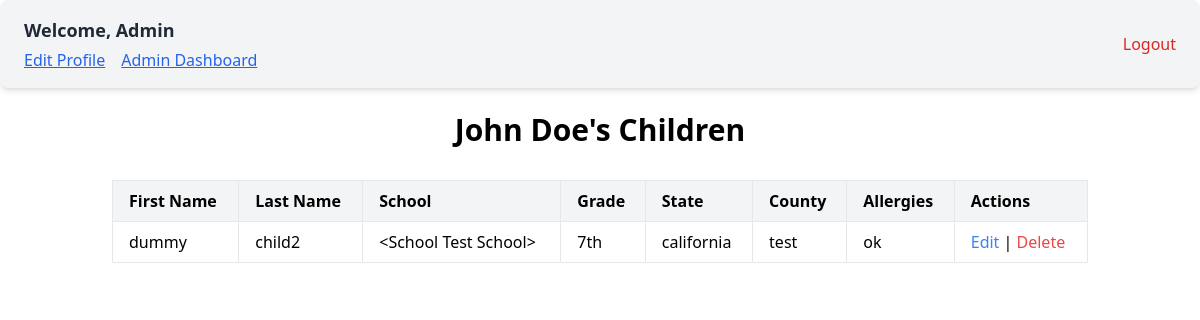
The app's page /childern/2 (signed in) with its own data.
### app/models.py (models this page shows, shortened)
class Parent(UserMixin,db.Model):
    __tablename__ = 'parents'
    id = db.Column(db.Integer, primary_key=True, autoincrement=True)
    email = db.Column(db.String(120), unique=True, nullable=False)
    password_hash = db.Column(db.String(128), nullable=False)
    first_name = db.Column(db.String(50), nullable=False)
    last_name = db.Column(db.String(50), nullable=False)
    address = db.Column(db.String(255), nullable=False)
    state = db.Column(db.String(50), nullable=False)
    city = db.Column(db.String(50), nullable=False)
    zip_code = db.Column(db.String(10), nullable=False)
    is_admin = db.Column(db.Boolean, nullable=False, default=False)
    home_phone = db.Column(db.String(15), nullable=True)
    cell_phone = db.Column(db.String(15), nullable=False)
    work_phone = db.Column(db.String(15), nullable=True)
    children = db.relationship('Child', back_populates='parent', cascade='all, delete-orphan')
    orders = db.relationship('Order', back_populates='parent', cascade='all, delete-orphan')

class Child(db.Model):
    __tablename__ = 'children'
    id = db.Column(db.Integer, primary_key=True, autoincrement=True)
    first_name = db.Column(db.String(50), nullable=False)
    last_name = db.Column(db.String(50), nullable=False)
    state = db.Column(db.String(50), nullable=False)
    county = db.Column(db.String(50), nullable=False)
    grade = db.Column(db.String(20), nullable=False)
    allergies = db.Column(db.Text, nullable=True)
    school_id = db.Column(db.Integer, db.ForeignKey('schools.id'), nullable=False)
    school = db.relationship('School', back_populates='children')
    parent_id = db.Column(db.Integer, db.ForeignKey('parents.id'), nullable=False)
    parent = db.relationship('Parent', back_populates='children')

class School(db.Model):
    __tablename__ = 'schools'
    id = db.Column(db.Integer, primary_key=True, autoincrement=True)
    name = db.Column(db.String(100), nullable=False, unique=True)
    address = db.Column(db.String(255), nullable=False)
    phone_number = db.Column(db.String(15), nullable=False)
    contact_name = db.Column(db.String(100), nullable=False)
    contact_email = db.Column(db.String(120), nullable=False)
    special_instructions = db.Column(db.Text, nullable=True)
    total_students = db.Column(db.Integer, nullable=True)
    children = db.relationship('Child', back_populates='school', cascade='all, delete-orphan')
    def __repr__(self):
        return f"<School {self.name}>"

### app/routes/admin.py (the view)
@admin.route('/childern/<int:id>', methods=['GET'])
@login_required
def childern(id):
    parent = Parent.query.get(id)
    childern = Child.query.filter_by(parent_id=id).all()
    if not current_user.is_admin:
        return redirect('/')
    return render_template('childern.html', children=childern, parent=parent)

### app/__init__.py (called while the page is built)
def create_app():
    app = Flask(__name__,
                static_folder='static')
    app.config['SQLALCHEMY_DATABASE_URI'] = 'sqlite:///app.db'
    app.config['SQLALCHEMY_TRACK_MODIFICATIONS'] = False
    app.config['SECRET_KEY'] = 'your_secret_key_here'
    app.config['JWT_SECRET_KEY'] = 'your_jwt_secret_key_here'
    login_manager = LoginManager()
    login_manager.login_view = 'auth.login'
    login_manager.init_app(app)
    db.init_app(app)
    jwt = JWTManager(app)
    from app.models import Parent
    @login_manager.user_loader
    def load_user(user_id):
        return Parent.query.get(int(user_id))
    app.register_blueprint(dashboard, url_prefix='/')
    app.register_blueprint(auth, url_prefix='/')
    app.register_blueprint(order, url_prefix='/')
    app.register_blueprint(admin, url_prefix='/')
    return app

### app/templates/childern.html (shortened to what this page needs)
{% extends "_layout.html" %}
{% block content %}
<div class="container mx-auto p-6">
    <h1 class="text-3xl font-semibold text-center mb-8">
        {{ parent.first_name }} {{ parent.last_name }}'s Children
    </h1>
    <table class="table-auto w-full border border-gray-300">
        <thead>
            <tr class="bg-gray-100 text-left">
                <th class="px-4 py-2 border">First Name</th>
                <th class="px-4 py-2 border">Last Name</th>
                <th class="px-4 py-2 border">School</th>
                <th class="px-4 py-2 border">Grade</th>
                <th class="px-4 py-2 border">State</th>
                <th class="px-4 py-2 border">County</th>
                <th class="px-4 py-2 border">Allergies</th>
                <th class="px-4 py-2 border">Actions</th>
            </tr>
        </thead>
        <tbody>
            {% for child in children %}
            <tr>
                <td class="px-4 py-2 border">{{ child.first_name }}</td>
                <td class="px-4 py-2 border">{{ child.last_name }}</td>
                <td class="px-4 py-2 border">{{ child.school }}</td>
                <td class="px-4 py-2 border">{{ child.grade }}</td>
                <td class="px-4 py-2 border">{{ child.state }}</td>
                <td class="px-4 py-2 border">{{ child.county }}</td>
                <td class="px-4 py-2 border">{{ child.allergies }}</td>
                <td class="px-4 py-2 border">
                    <a href="/edit-child/{{ child.id }}" class="text-blue-500 hover:underline">Edit</a> |
                    <a href="/delete-child/{{ child.id }}" class="text-red-500 hover:underline" onclick="deleteChild({{ child.id }})">Delete</a>
                </td>
            </tr>
            {% endfor %}
        </tbody>
    </table>
</div>
{% endblock %}

### app/templates/_layout.html (shortened to what this page needs)
<!DOCTYPE html>
<html lang="en">
<head>
    <script src="https://cdn.tailwindcss.com"></script>
</head>
<body>
    <div class="flex flex-col items-center justify-center h-fit">
        {% if current_user.is_authenticated %}
        <div class="bg-gray-100 flex justify-between items-center px-6 py-4 shadow-md rounded-lg w-full">
            <div class="flex flex-col gap-1">
              <h1 class="text-lg font-semibold text-gray-800">
                Welcome, {{ current_user.first_name }}
              </h1>
              <div class="flex gap-4">
                <a href="/edit-profile" class="text-blue-600 hover:text-blue-800 underline">
                  Edit Profile
                </a>
                {% if current_user.is_admin %}
                <a href="/admin-dashboard" class="text-blue-600 hover:text-blue-800 underline">
                  Admin Dashboard
                </a>
                {% endif %}
              </div>
            </div>
            <a href="{{ url_for('auth.logout') }}" class="text-red-600 hover:text-red-800 font-medium">
              Logout
            </a>
          </div>
        {% endif %}
    </div>
    {% block content %}{% endblock %}
</body>
</html>

### records on screen
Parent: first_name "Admin"
Parent: first_name "John", last_name "Doe"
Child: first_name "dummy", last_name "child2", school "<School Test School>", grade "7th", state "california", county "test", allergies "ok"
